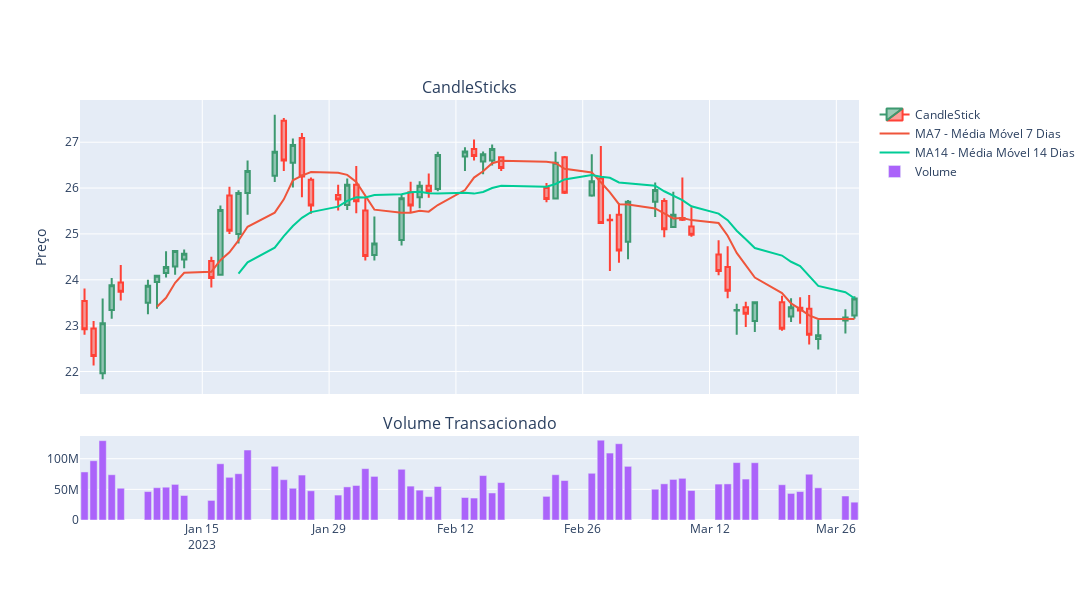

Notebook cell for this chart:
### Code cell
fig = make_subplots(rows=2, cols=1, shared_xaxes=True,
                    vertical_spacing=0.1,
                    subplot_titles=('CandleSticks', 'Volume Transacionado'),
                    row_width=[0.2, 0.7])

fig.add_trace(go.Candlestick(x=df.index,
                            open=df['Abertura'],
                            high=df['Max'],
                            low=df['Min'],
                            close=df['Fechamento'],
                            name='CandleStick'),
                            row=1, col=1)

fig.add_trace(go.Scatter(x=df.index,
                        y=df['MA7'],
                        mode='lines',
                        name='MA7 - Média Móvel 7 Dias'),
                        row=1, col=1)

fig.add_trace(go.Scatter(x=df.index,
                        y=df['MA14'],
                        mode='lines',
                        name='MA14 - Média Móvel 14 Dias'),
                        row=1, col=1)

fig.add_trace(go.Bar(x=df.index,
                     y=df['Volume'],
                     name='Volume'),
                     row=2, col=1)

fig.update_layout(yaxis_title='Preço',
                  xaxis_rangeslider_visible=False,
                  width=1100, height=600)

fig.show()
